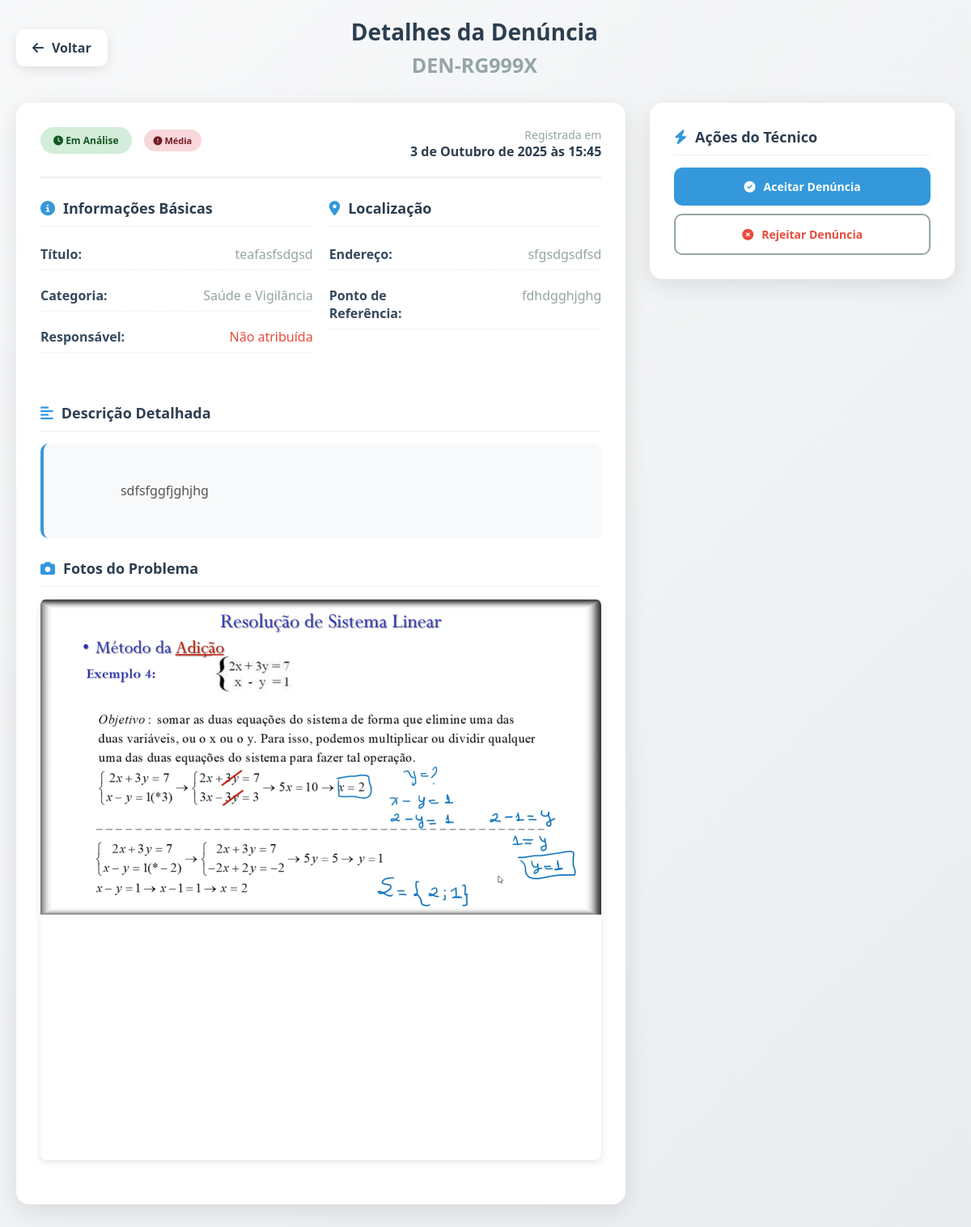
The page /tecnico/denuncia/DEN-RG999X/ (signed in) on the database as committed earlier.
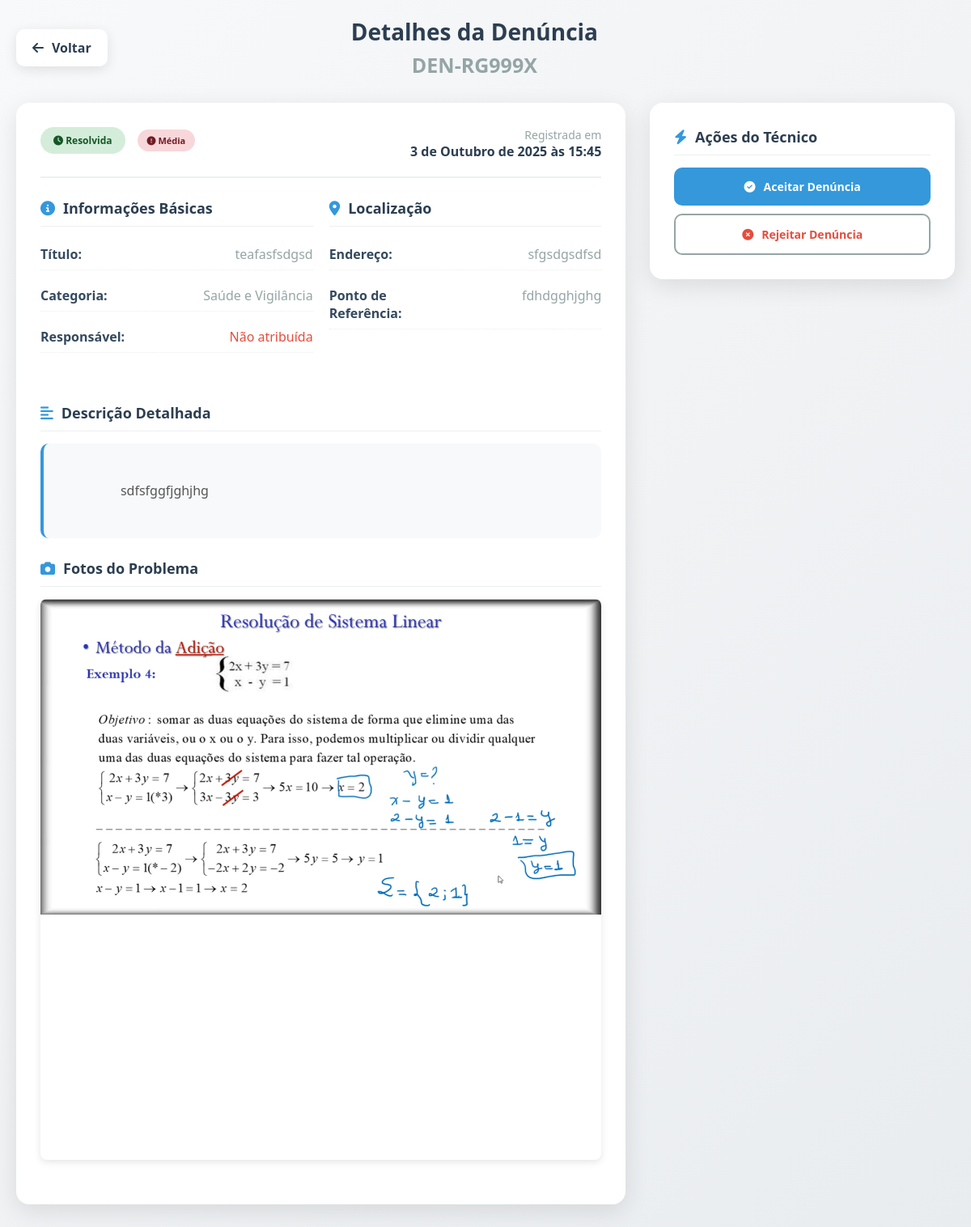
The same page on the database as committed later.
### denuncias/models.py (models this page shows, shortened)
class Denuncia(models.Model):
    STATUS_CHOICES = [
        ('NÃO_ATRIBUIDO', 'Aguardando Atribuição'),
        ('RECEBIDA', 'Recebida'),
        ('EM_ANALISE', 'Em Análise'),
        ('EM_ANDAMENTO', 'Em Andamento'),
        ('RESOLVIDA', 'Resolvida'),
        ('ARQUIVADA', 'Arquivada'),
    ]
    PRIORIDADE_CHOICES = [
        ('BAIXA', 'Baixa'),
        ('MEDIA', 'Média'),
        ('ALTA', 'Alta'),
        ('URGENTE', 'Urgente'),
    ]
    protocolo = models.CharField(
        max_length=10,
        primary_key=True,
        blank=True,
        editable=False,
        unique=True,
        verbose_name="Número do Protocolo"
    )
    titulo = models.CharField(
        max_length=200,
        verbose_name="Título da Denúncia",
        help_text="Título resumido do problema"
    )
    descricao = models.TextField(
        verbose_name="Descrição Detalhada",
        help_text="Descreva o problema em detalhes"
    )
    endereco = models.CharField(
        max_length=255,
        verbose_name="Localização",
        help_text="Endereço ou local onde ocorreu o problema"
    )
    ponto_referencia = models.CharField(
        max_length=255,
        blank=True,
        null=True,
        verbose_name="Ponto de Referência",
        help_text="Ponto de referência próximo (opcional)"
    )
    categoria = models.ForeignKey(
        Categoria,
        on_delete=models.PROTECT,
        related_name='denuncias',
        verbose_name="Categoria do Problema"
    )
    status = models.CharField(
        max_length=20,
        choices=STATUS_CHOICES,
        default='NÃO_ATRIBUIDO',
        verbose_name="Status da Denúncia"
    )
    prioridade = models.CharField(
        max_length=20,
        choices=PRIORIDADE_CHOICES,
        default='MEDIA',
        verbose_name="Prioridade"
    )
    contato = models.CharField(
        max_length=100,
        blank=True,
        null=True,
        verbose_name="Contato",
        help_text="Telefone ou e-mail para retorno (opcional)"
    )
    foto = models.ImageField(
        upload_to='denuncias/%Y/%m/%d/',
        blank=True,
        null=True,
        verbose_name="Foto do Problema",
        help_text="Faça upload de uma foto que mostre o problema",
        validators=[
            FileExtensionValidator(
                allowed_extensions=['jpg', 'jpeg', 'png', 'gif'],
                message="Somente imagens JPG, JPEG, PNG ou GIF são permitidas"
            )
        ]
    )
    data_criacao = models.DateTimeField(
        auto_now_add=True,
        verbose_name="Data de Criação"
    )
    data_atualizacao = models.DateTimeField(
        auto_now=True,
        verbose_name="Última Atualização"
    )
    data_previsao_resolucao = models.DateField(
        blank=True,
        null=True,
        verbose_name="Previsão de Resolução"
    )
    data_resolucao = models.DateField(
        blank=True,
        null=True,
        verbose_name="Data de Resolução"
    )
    resolucao = models.TextField(
        blank=True,
        null=True,
        verbose_name="Solução Aplicada",
        help_text="Descrição de como o problema foi resolvido"
    )
    observacoes_internas = models.TextField(
        blank=True,
        null=True,
        verbose_name="Observações Internas",
        help_text="Observações para uso da equipe administrativa"
    )
    tecnico = models.ForeignKey(
    'auth.User',
    null=True,
    blank=True,
    on_delete=models.SET_NULL,
    related_name='denuncias_atribuidas',
    verbose_name="Técnico Responsável"
    )
    class Meta:
        verbose_name = 'Denúncia'
        verbose_name_plural = 'Denúncias'
        ordering = ['-data_criacao']
        indexes = [
            models.Index(fields=['status']),
            models.Index(fields=['prioridade']),
            models.Index(fields=['data_criacao']),
            models.Index(fields=['categoria']),
        ]

class Categoria(models.Model):
    nome = models.CharField(max_length=100, unique=True)
    descricao = models.TextField(blank=True, null=True, help_text="Descrição opcional da categoria")
    ativo = models.BooleanField(default=True, help_text="Se a categoria está ativa para uso")
    ordem = models.PositiveIntegerField(default=0, help_text="Ordem de exibição da categoria")
    class Meta:
        verbose_name = 'Categoria'
        verbose_name_plural = 'Categorias'
        ordering = ['ordem', 'nome']

### tecnico/views.py (the view)
# urls.py: path("denuncia/<str:protocolo>/", views.denuncia_detail, name="denuncia_detail"),
@login_required
def denuncia_detail(request, protocolo):
    denuncia = get_object_or_404(Denuncia, protocolo=protocolo)
    logs = denuncia.logs.all().order_by('-data_acao')
    return render(request, 'denuncia_detail.html', {
        "denuncia": denuncia,
        "logs": logs,
    })

### tecnico/templates/denuncia_detail.html (shortened to what this page needs)
<!DOCTYPE html>
<html lang="pt-BR">
  <head>
    <link rel="stylesheet" href="https://cdnjs.cloudflare.com/ajax/libs/font-awesome/6.4.0/css/all.min.css" />
  </head>
  <body>
    <div class="container">
      <div class="header">
        <a class="back-btn" onclick="history.back()" title="Voltar">
          <i class="fas fa-arrow-left"></i>
          Voltar
        </a>
        <div class="page-title">
          <h1>Detalhes da Denúncia</h1>
          <p style="font-size: 25px; font-weight: bold; color: var(--gray);">{{ denuncia.protocolo }}</p>
        </div>
      </div>
      <div class="main-content">
        <div>
          <div class="card">
            <div class="card-header">
              <div class="protocolo-info">
                <div class="status-badge status-recebida">
                  <i class="fas fa-clock"></i> {{ denuncia.get_status_display }}
                </div>
                <div class="priority-badge priority-alta">
                  <i class="fas fa-exclamation-circle"></i> {{ denuncia.get_prioridade_display }}
                </div>
              </div>
              <div style="text-align: right;">
                <div style="font-size: 14px; color: var(--gray);">Registrada em</div>
                <div style="font-size: 16px; font-weight: 600; color: var(--secondary);">{{ denuncia.data_criacao }}</div>
              </div>
            </div>
            <div class="info-grid">
              <div class="info-section">
                <div class="section-title">
                  <i class="fas fa-info-circle"></i>
                  Informações Básicas
                </div>
                <div class="info-item">
                  <span class="info-label">Título:</span>
                  <span class="info-value">{{ denuncia.titulo }}</span>
                </div>
                <div class="info-item">
                  <span class="info-label">Categoria:</span>
                  <span class="info-value">{{ denuncia.categoria.nome }}</span>
                </div>
                <div class="info-item">
                  <span class="info-label">Responsável:</span>
                  <span class="info-value" style="color: var(--danger);">Não atribuída</span>
                </div>
              </div>
              <div class="info-section">
                <div class="section-title">
                  <i class="fas fa-map-marker-alt"></i>
                  Localização
                </div>
                <div class="info-item">
                  <span class="info-label">Endereço:</span>
                  <span class="info-value"> {{ denuncia.endereco }} </span>
                </div>
                <div class="info-item">
                  <span class="info-label">Ponto de Referência:</span>
                  <span class="info-value"> {{ denuncia.ponto_referencia }} </span>
                </div>
              </div>
            </div>
            <div class="info-section">
              <div class="section-title">
                <i class="fas fa-align-left"></i>
                Descrição Detalhada
              </div>
              <div class="description-box">
                <div class="description-text">
                  {{ denuncia.descricao }}
                </div>
              </div>
            </div>
            <div class="info-section" style="grid-column: 1 / -1;">
              <div class="section-title">
                <i class="fas fa-camera"></i>
                Fotos do Problema
              </div>
              <div class="photo-gallery">
                {% if denuncia.foto %}
                  <div class="photo-item">
                    <img src="{{ denuncia.foto.url }}" alt="Foto do problema reportado - Protocolo {{ denuncia.protocolo }}" style="width: 100%; height: auto; text-align: center; ">
                                      </div>
                {% else %}
                  <div class="no-photo" style="display: flex; flex-direction: column; align-items: center;">
                    <i class="fas fa-camera-retro"></i>
                    <p>Nenhuma foto anexada para essa denúncia</p>
                  </div>
                {% endif %}
              </div>
            </div>
          </div>
        </div>
        <div>
          <div class="card">
            <div class="section-title">
              <i class="fas fa-bolt"></i>
              Ações do Técnico
            </div>
            <div style="display: flex; flex-direction: column; gap: 10px;">
              <button class="btn btn-primary" onclick="confirmarAceitacao('{{ denuncia.protocolo }}')">
                  <i class="fas fa-check-circle"></i>
                  Aceitar Denúncia
              </button>
              <button class="btn btn-outline" style="justify-content: center; color: var(--danger);">
                <i class="fas fa-times-circle"></i>
                Rejeitar Denúncia
              </button>
            </div>
          </div>
        </div>
      </div>
    </div>
  </body>
</html>

### tecnico/templates/denuncia_detail.html (style rules this page uses)
:root { --primary: #3498db; --primary-dark: #2980b9; --secondary: #2c3e50; --success: #2ecc71; --warning: #f39c12; --danger: #e74c3c; --light: #ecf0f1; --dark: #34495e; --gray: #95a5a6; }
* { margin: 0; padding: 0; box-sizing: border-box; font-family: 'Segoe UI', Tahoma, Geneva, Verdana, sans-serif; }
body { background: linear-gradient(135deg, #f8f9fa, #e9ecef); color: var(--dark); min-height: 100vh; padding: 20px; }
.container { max-width: 1200px; margin: 0 auto; }
.header { display: flex; justify-content: between; align-items: center; margin-bottom: 30px; }
.back-btn { background: white; border: none; border-radius: 10px; padding: 12px 20px; cursor: pointer; display: flex; align-items: center; gap: 10px; font-weight: 600; color: var(--secondary); box-shadow: 0 4px 15px rgba(0, 0, 0, 0.1); transition: all 0.3s ease; text-decoration: none; }
.page-title { text-align: center; flex: 1; }
.page-title h1 { color: var(--secondary); font-size: 28px; margin-bottom: 5px; }
.page-title p { color: var(--gray); font-size: 16px; }
.main-content { display: grid; grid-template-columns: 2fr 1fr; gap: 30px; }
.card { background: white; border-radius: 16px; box-shadow: 0 8px 30px rgba(0, 0, 0, 0.1); padding: 30px; margin-bottom: 25px; transition: all 0.3s ease; }
.card-header { display: flex; justify-content: space-between; align-items: flex-start; margin-bottom: 25px; padding-bottom: 20px; border-bottom: 2px solid var(--light); }
.protocolo-info { display: flex; align-items: center; gap: 15px; }
.status-badge { padding: 8px 16px; border-radius: 20px; font-weight: 600; font-size: 12px; }
.status-recebida { background: #d4edda; color: #155724; }
.priority-badge { padding: 6px 12px; border-radius: 15px; font-weight: 600; font-size: 11px; }
.priority-alta { background: #f8d7da; color: #721c24; }
.info-grid { display: grid; grid-template-columns: repeat(auto-fit, minmax(300px, 1fr)); gap: 20px; margin-bottom: 25px; }
.info-section { margin-bottom: 25px; }
.section-title { font-size: 18px; font-weight: 600; color: var(--secondary); margin-bottom: 15px; display: flex; align-items: center; gap: 10px; padding-bottom: 10px; border-bottom: 1px solid var(--light); }
.section-title i { color: var(--primary); }
.info-item { display: flex; justify-content: space-between; align-items: flex-start; margin-bottom: 12px; padding: 8px 0; border-bottom: 1px dotted #eee; }
.info-label { font-weight: 600; color: var(--dark); flex: 1; }
.info-value { color: var(--gray); flex: 2; text-align: right; }
.description-box { background: #f8f9fa; padding: 20px; border-radius: 10px; border-left: 4px solid var(--primary); margin-top: 10px; }
.description-text { color: #555; line-height: 1.6; white-space: pre-wrap; }
.btn { padding: 14px 20px; border: none; border-radius: 10px; font-size: 14px; font-weight: 600; cursor: pointer; transition: all 0.3s ease; display: flex; align-items: center; justify-content: center; gap: 10px; }
.btn-primary { background: var(--primary); color: white; }
.btn-outline { background: transparent; border: 2px solid var(--gray); color: var(--gray); }
.photo-gallery { display: grid; grid-template-columns: repeat(auto-fit, minmax(150px, 1fr)); gap: 15px; margin-top: 15px; }
.photo-item { border-radius: 8px; overflow: hidden; box-shadow: 0 3px 10px rgba(0, 0, 0, 0.1); transition: all 0.3s ease; cursor: pointer; aspect-ratio: 1; }
.photo-item img { width: 100%; height: 100%; object-fit: cover; }
.card { animation: fadeInUp 0.6s ease-out; }

Rows that differ between the two databases and show on the page:
changed Denuncia "DEN-RG999X": status "Em Análise" → "Resolvida"
